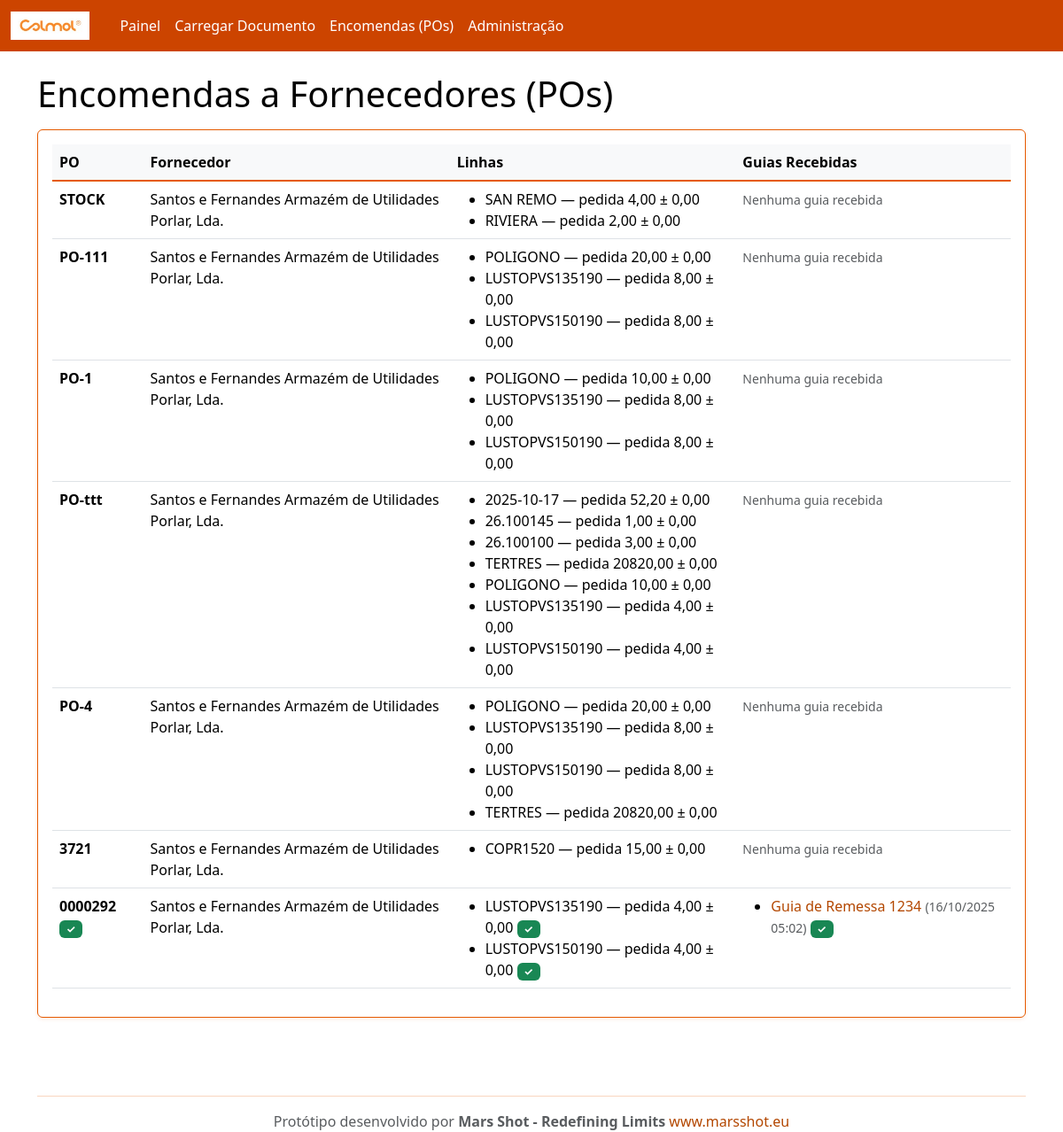
The page /po/ on the database as committed earlier.
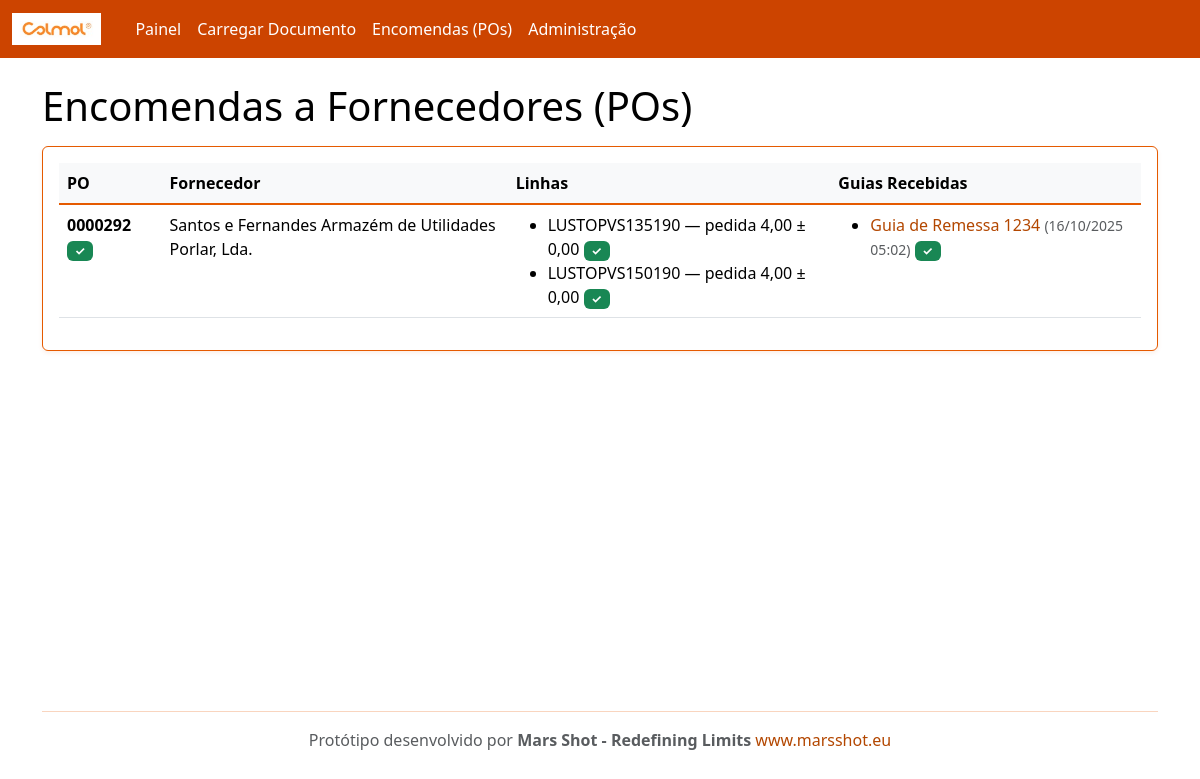
The same page on the database as committed later.
### rececao/models.py (models this page shows, shortened)
class PurchaseOrder(models.Model):
    number = models.CharField(max_length=100, unique=True)
    supplier = models.ForeignKey(Supplier, on_delete=models.CASCADE, related_name='purchase_orders')
    created_at = models.DateTimeField(auto_now_add=True)
    @property
    def is_complete(self):
        lines = self.lines.all()
        if not lines.exists():
            return False
        return all(line.is_complete for line in lines)

class Supplier(models.Model):
    name = models.CharField(max_length=200, unique=True)
    email = models.EmailField(blank=True, null=True)
    code = models.CharField(max_length=50, unique=True)

class POLine(models.Model):
    po = models.ForeignKey(PurchaseOrder, on_delete=models.CASCADE, related_name='lines')
    internal_sku = models.CharField(max_length=120)  # código interno Colmol
    description = models.CharField(max_length=255, blank=True)
    unit = models.CharField(max_length=20, default='UN')
    qty_ordered = models.DecimalField(max_digits=12, decimal_places=2)
    qty_received = models.DecimalField(max_digits=12, decimal_places=2, default=0)
    tolerance = models.DecimalField(max_digits=6, decimal_places=2, default=0)  # tolerância admitida
    class Meta:
        unique_together = ('po','internal_sku')
    @property
    def qty_remaining(self):
        return self.qty_ordered - self.qty_received
    @property
    def is_complete(self):
        return self.qty_remaining <= 0

class InboundDocument(models.Model):
    DOC_TYPES = (
        ('GR','Guia de Remessa'),
        ('FT','Nota de Encomenda'),
    )
    supplier = models.ForeignKey(Supplier, on_delete=models.CASCADE, related_name='inbound_docs')
    doc_type = models.CharField(max_length=2, choices=DOC_TYPES, default='GR')
    number = models.CharField(max_length=120)
    file = models.FileField(upload_to='inbound/')
    received_at = models.DateTimeField(auto_now_add=True)
    parsed_payload = models.JSONField(default=dict, blank=True)  # resultado do OCR/extração
    po = models.ForeignKey(PurchaseOrder, on_delete=models.SET_NULL, null=True, blank=True, related_name='inbound_docs')

### rececao/views.py (the view)
# urls.py: path('po/', views.po_list, name='po_list'),
def po_list(request):
    from django.db.models import Prefetch
    from .models import InboundDocument
    pos = PurchaseOrder.objects.all().order_by('-id').prefetch_related(
        'lines',
        Prefetch(
            'inbound_docs',
            queryset=InboundDocument.objects.filter(doc_type='GR').order_by('-received_at'),
            to_attr='guias_remessa'
        )
    )
    return render(request, 'po_list.html', {'pos': pos})

### templates/po_list.html
{% extends "base.html" %}
{% block content %}
<h1>Encomendas a Fornecedores (POs)</h1>
<div class="card p-3 mt-3">
  <table class="table table-hover">
    <thead><tr><th>PO</th><th>Fornecedor</th><th>Linhas</th><th>Guias Recebidas</th></tr></thead>
    <tbody>
      {% for p in pos %}
      <tr>
        <td>
          <strong>{{ p.number }}</strong>
          {% if p.is_complete %}
            <span class="badge bg-success">✓</span>
          {% endif %}
        </td>
        <td>{{ p.supplier.name }}</td>
        <td>
          <ul class="mb-0">
          {% for l in p.lines.all %}
            <li>
              {{ l.internal_sku }} — pedida {{ l.qty_ordered|floatformat:2 }} ± {{ l.tolerance|floatformat:2 }}
              {% if l.is_complete %}
                <span class="badge bg-success">✓</span>
              {% endif %}
            </li>
          {% endfor %}
          </ul>
        </td>
        <td>
          {% if p.guias_remessa %}
            <ul class="mb-0">
            {% for guia in p.guias_remessa %}
              <li>
                <a href="/inbound/{{ guia.id }}/" class="text-decoration-none">
                  {{ guia.get_doc_type_display }} {{ guia.number }}
                </a>
                <small class="text-muted">({{ guia.received_at|date:"d/m/Y H:i" }})</small>
                {% if guia.match_result %}
                  {% if guia.match_result.status == 'matched' %}
                    <span class="badge bg-success">✓</span>
                  {% elif guia.match_result.status == 'exceptions' %}
                    <span class="badge bg-warning">!</span>
                  {% endif %}
                {% endif %}
              </li>
            {% endfor %}
            </ul>
          {% else %}
            <small class="text-muted">Nenhuma guia recebida</small>
          {% endif %}
        </td>
      </tr>
      {% empty %}
      <tr><td colspan="4">Sem POs. Use o admin para criar dados de exemplo.</td></tr>
      {% endfor %}
    </tbody>
  </table>
</div>
{% endblock %}

### templates/base.html (shortened to what this page needs)
{% load static %}
<!doctype html>
<html lang="pt">
<head>
  <link href="https://cdn.jsdelivr.net/npm/bootstrap@5.3.3/dist/css/bootstrap.min.css" rel="stylesheet">
</head>
<body>
  <nav class="navbar navbar-expand-lg navbar-dark">
    <div class="container-fluid">
      <a class="navbar-brand d-flex align-items-center" href="/">
        <img src="{% static 'colmol-logo.png' %}" alt="Colmol" style="height: 32px; margin-right: 10px;">
      </a>
      <div class="collapse navbar-collapse" id="nav">
        <ul class="navbar-nav me-auto mb-2 mb-lg-0">
          <li class="nav-item"><a class="nav-link" href="/">Painel</a></li>
          <li class="nav-item"><a class="nav-link" href="/upload/">Carregar Documento</a></li>
          <li class="nav-item"><a class="nav-link" href="/po/">Encomendas (POs)</a></li>
          <li class="nav-item"><a class="nav-link" href="/admin/" target="_blank">Administração</a></li>
        </ul>
      </div>
    </div>
  </nav>
  <main class="container my-4">
    {% block content %}{% endblock %}
  </main>
  <footer class="container my-5">
    <hr class="border-secondary" />
    <div class="text-center">
      <p class="mb-0 text-muted">Protótipo desenvolvido por <strong>Mars Shot - Redefining Limits</strong> <a
          href="https://www.marsshot.eu" target="_blank" class="text-decoration-none">www.marsshot.eu</a></p>
    </div>
  </footer>
</body>
</html>

Rows that differ between the two databases and show on the page:
removed PurchaseOrder: number "STOCK", supplier.name "Santos e Fernandes Armazém de Utilidades Porlar, Lda.", shows "Nenhuma guia recebida"
removed POLine: internal_sku "SAN REMO", qty_ordered "4,00", tolerance "0,00", shown under "STOCK"
removed POLine: internal_sku "RIVIERA", qty_ordered "2,00", tolerance "0,00", shown under "STOCK"
removed PurchaseOrder: number "PO-111", supplier.name "Santos e Fernandes Armazém de Utilidades Porlar, Lda.", shows "Nenhuma guia recebida"
removed POLine: internal_sku "POLIGONO", qty_ordered "20,00", tolerance "0,00", shown under "PO-111"
removed POLine: internal_sku "LUSTOPVS135190", qty_ordered "8,00", tolerance "0,00", shown under "PO-111"
removed POLine: internal_sku "LUSTOPVS150190", qty_ordered "8,00", tolerance "0,00", shown under "PO-111"
removed PurchaseOrder: number "PO-1", supplier.name "Santos e Fernandes Armazém de Utilidades Porlar, Lda.", shows "Nenhuma guia recebida"
removed POLine: internal_sku "POLIGONO", qty_ordered "10,00", tolerance "0,00", shown under "PO-1"
removed POLine: internal_sku "LUSTOPVS135190", qty_ordered "8,00", tolerance "0,00", shown under "PO-1"
removed POLine: internal_sku "LUSTOPVS150190", qty_ordered "8,00", tolerance "0,00", shown under "PO-1"
removed PurchaseOrder: number "PO-ttt", supplier.name "Santos e Fernandes Armazém de Utilidades Porlar, Lda.", shows "Nenhuma guia recebida"
removed POLine: internal_sku "2025-10-17", qty_ordered "52,20", tolerance "0,00", shown under "PO-ttt"
removed POLine: internal_sku "26.100145", qty_ordered "1,00", tolerance "0,00", shown under "PO-ttt"
removed POLine: internal_sku "26.100100", qty_ordered "3,00", tolerance "0,00", shown under "PO-ttt"
removed POLine: internal_sku "TERTRES", qty_ordered "20820,00", tolerance "0,00", shown under "PO-ttt"
removed POLine: internal_sku "POLIGONO", qty_ordered "10,00", tolerance "0,00", shown under "PO-ttt"
removed POLine: internal_sku "LUSTOPVS135190", qty_ordered "4,00", tolerance "0,00", shown under "PO-ttt"
removed POLine: internal_sku "LUSTOPVS150190", qty_ordered "4,00", tolerance "0,00", shown under "PO-ttt"
removed PurchaseOrder: number "PO-4", supplier.name "Santos e Fernandes Armazém de Utilidades Porlar, Lda.", shows "Nenhuma guia recebida"
removed POLine: internal_sku "POLIGONO", qty_ordered "20,00", tolerance "0,00", shown under "PO-4"
removed POLine: internal_sku "LUSTOPVS135190", qty_ordered "8,00", tolerance "0,00", shown under "PO-4"
removed POLine: internal_sku "LUSTOPVS150190", qty_ordered "8,00", tolerance "0,00", shown under "PO-4"
removed POLine: internal_sku "TERTRES", qty_ordered "20820,00", tolerance "0,00", shown under "PO-4"
removed PurchaseOrder: number "3721", supplier.name "Santos e Fernandes Armazém de Utilidades Porlar, Lda.", shows "Nenhuma guia recebida"
removed POLine: internal_sku "COPR1520", qty_ordered "15,00", tolerance "0,00", shown under "3721"
